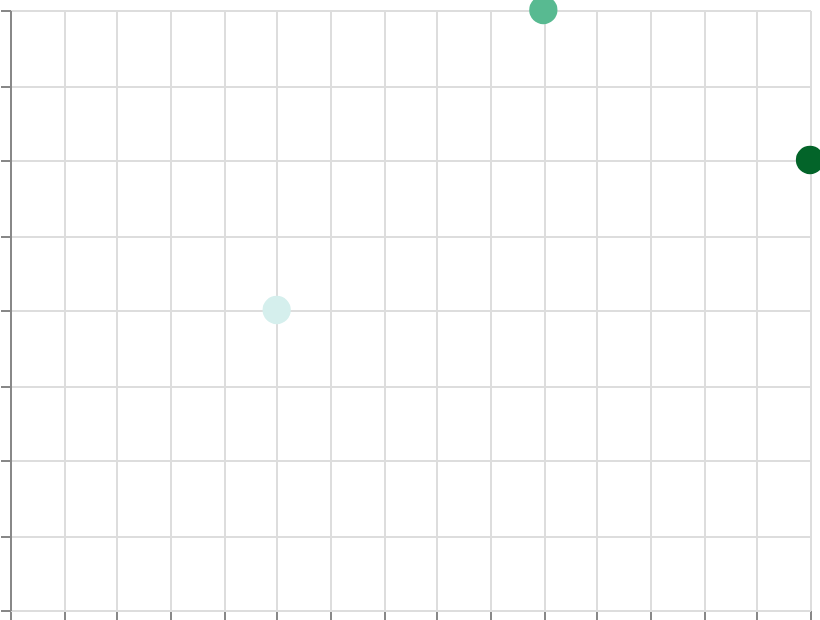

The Vega-Lite source for this figure:
### Vega specification from a JSON file in a GitHub repository (floating-point values rounded to 4 significant figures)
{"$schema": "https://vega.github.io/schema/vega/v6.json", "width": 400, "height": 300, "padding": 5, "autosize": "none", "data": [{"name": "table", "values": [{"x": 1, "y": 2, "val": 10}, {"x": 2, "y": 4, "val": 50}, {"x": 3, "y": 3, "val": 90}]}], "scales": [{"name": "x", "type": "linear", "domain": {"data": "table", "field": "x"}, "range": "width", "nice": true}, {"name": "y", "type": "linear", "domain": {"data": "table", "field": "y"}, "range": [{"signal": "height"}, 0], "nice": true}, {"name": "color", "type": "linear", "domain": {"data": "table", "field": "val"}, "range": {"scheme": "bluegreen"}}], "marks": [{"type": "symbol", "from": {"data": "table"}, "encode": {"update": {"x": {"scale": "x", "field": "x"}, "y": {"scale": "y", "field": "y"}, "size": {"value": 200}, "fill": {"scale": "color", "field": "val"}}}}], "axes": [{"scale": "x", "orient": "bottom", "grid": true, "labels": false}, {"scale": "y", "orient": "left", "grid": true, "labels": false}], "legends": [{"fill": "color"}]}
